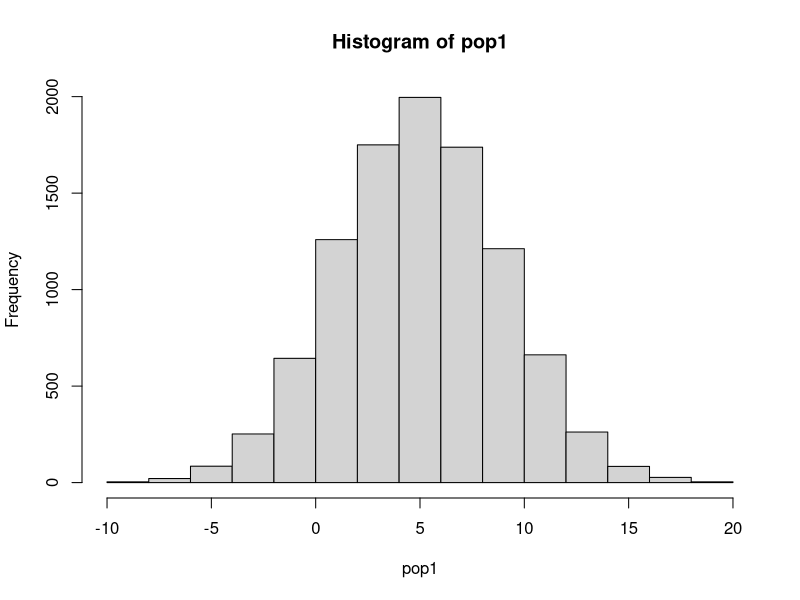
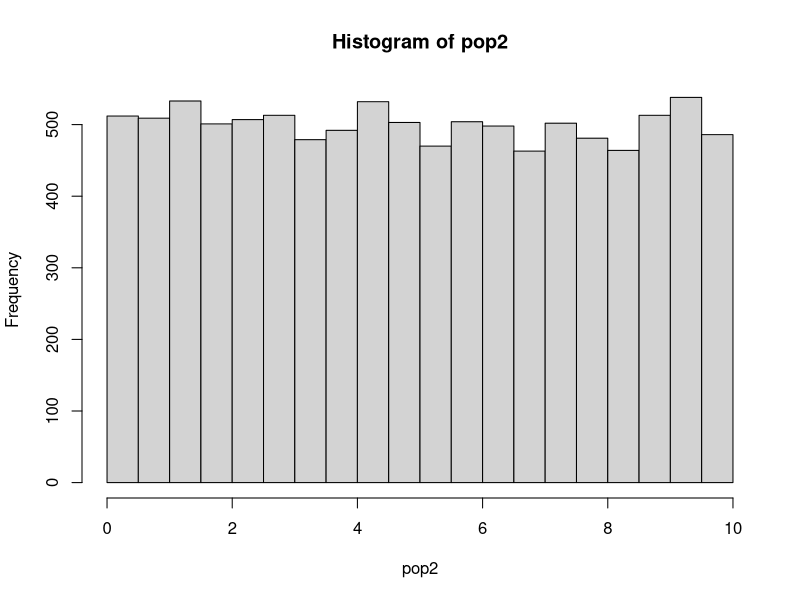
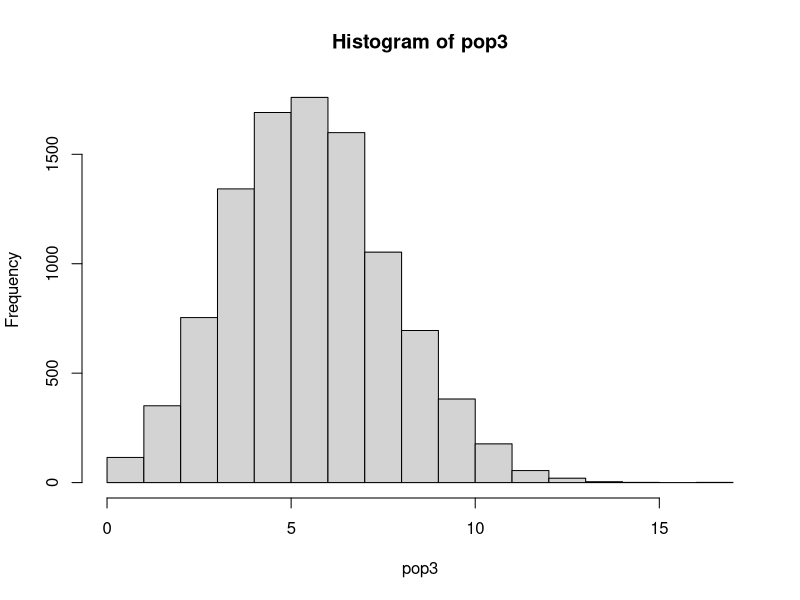
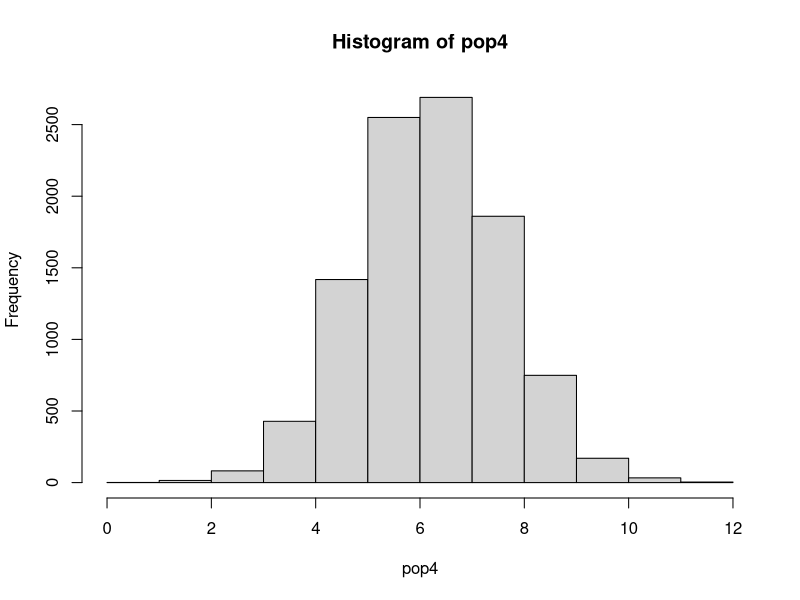
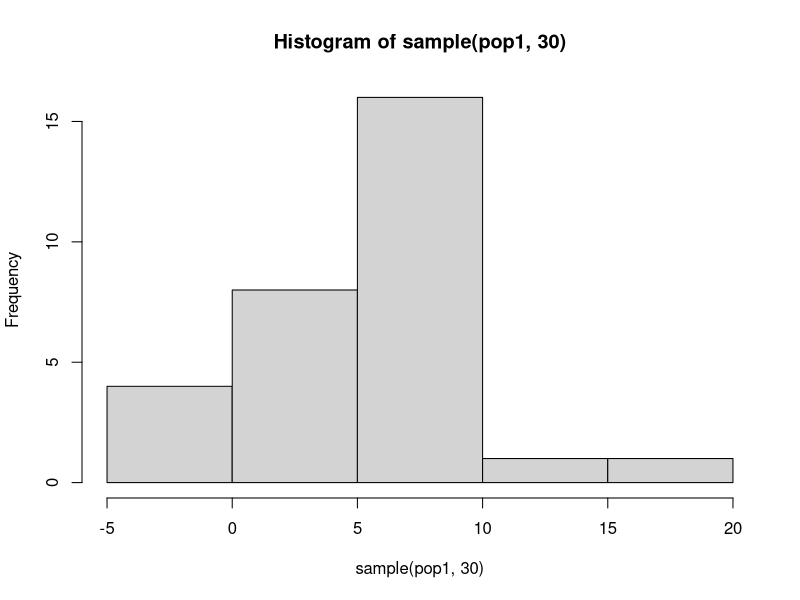
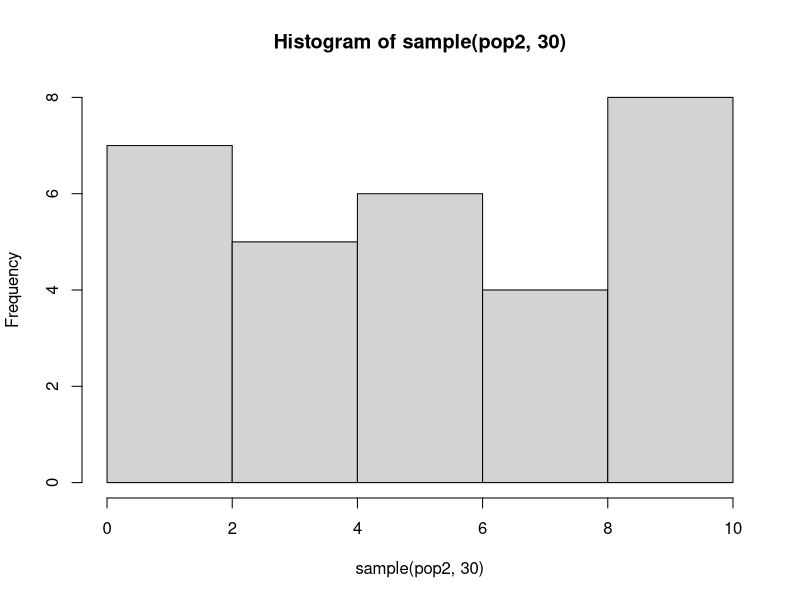
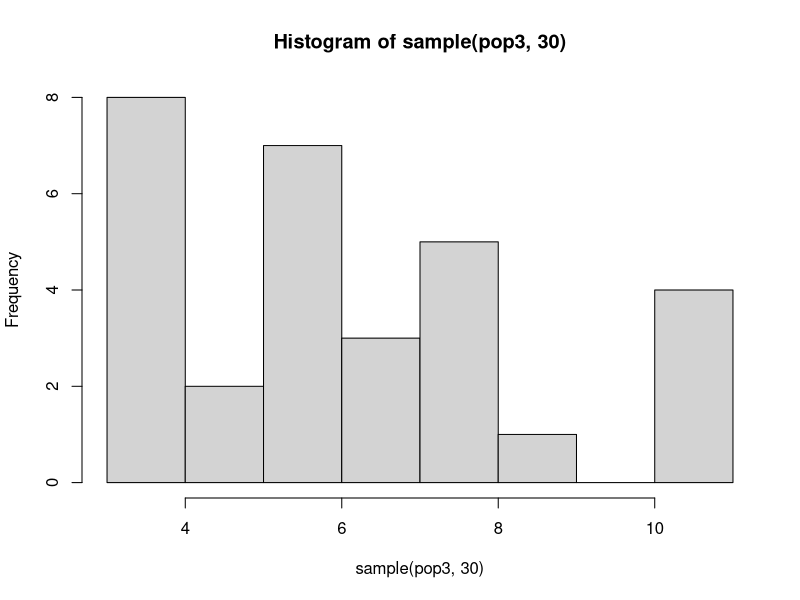
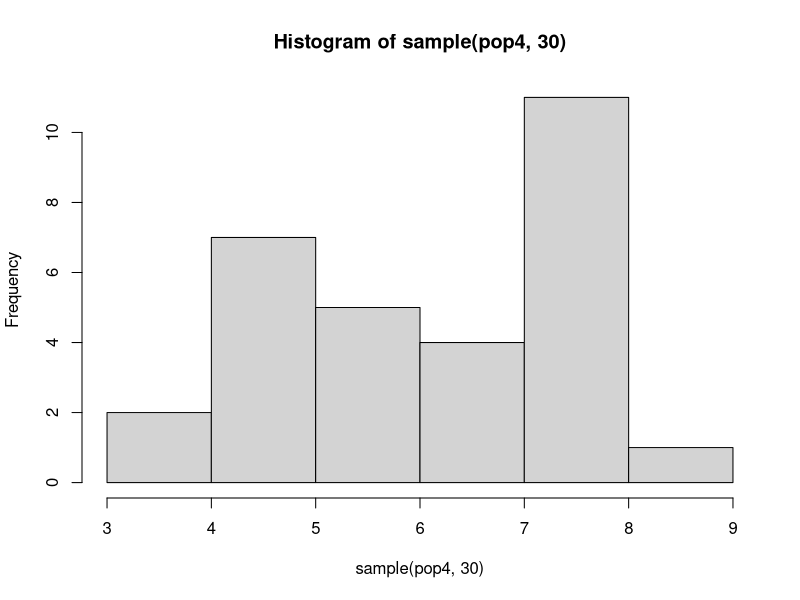

Write the R code that produced these figures, in order.
## ---- chunk 1
knitr::opts_chunk$set(echo = TRUE)
## ---- chunk 2
# This command sets the random seed for replicability
# (you only need to set this once in your .Rmd)
set.seed(7759)

# Generate your population vectors here
N <- 10000
pop1 <- rnorm(N, mean = 5, sd = 4)
hist(pop1)

pop2 <- runif(N, min = 0, max = 10)
hist(pop2)

pop3 <- rbinom(N, size = 30, p = 0.2)
hist(pop3)

pop4 <- 0.3*(rnorm(N, mean = 2, sd = 4)) + 0.7*(rnorm(N, mean = 8, sd = 1))
hist(pop4)

## ---- chunk 3
# create the sample.mean function here
sample.mean = function(pop, n, out.sample){
  if(out.sample == TRUE){
    print(sample(pop, n))
    print(mean(sample(pop, n)))
  }
  else{
    print(mean(sample(pop, n)))
  }
}
## ---- chunk 4
# draw random samples from pop1, ... pop4 here
sample.mean(pop1,30,TRUE)
sample.mean(pop2,30,FALSE)
sample.mean(pop3,30,TRUE)
sample.mean(pop4,30,TRUE)

## ---- chunk 5
# plot histograms for samples from pop1, ... pop4 here
hist(sample(pop1,30))
hist(sample(pop2,30))
hist(sample(pop3,30))
hist(sample(pop4,30))
## ---- chunk 6
# create samp.dist.mean here
samp.dist.mean = function(pop, n, K){
  res = rep(NA,K)
  for(i in 1:K){
    res[i] <- sample.mean(pop, n, out.sample = FALSE)
  }
  res

}

## ---- chunk 7
# Generate ExpPop.1, ExpPop.2, ExpPop.2, ExpPop.4 here
sample_ns = c(30,50,100,1000)
sample_pops = list(pop1,pop2,pop3,pop4)
ExpPop.1 = ExpPop.2 = ExpPop.3 = ExpPop.4 = matrix(data=NA, ncol = 5000, nrow = 4)
## ---- chunk 8
# Generate ExpPop.1, ExpPop.2, ExpPop.2, ExpPop.4 here

## ---- chunk 9
# write your function pi.MC
pi.MC <- function(r,n){
  x = runif(n, min = -r, max = r)
  y = runif(n, min = -r, max = r)
  
# number of points in circle and square
  point.in.circle = sum(x^2+y^2 <= r^2)
  point.in.square = n
  
  MC.pi = 4*(point.in.circle/point.in.square)
  return(MC.pi)
}
## ---- chunk 10
# your code to generate K experiments here
n1 = replicate(10000,pi.MC(r=1, n =100))
n2 = replicate(10000,pi.MC(r=1, n=500))
n3 = replicate(10000,pi.MC(r=1, n=1000))

colnames = c("n1","n1","n3" )
rownames = seq(1,10000,1)
m = matrix(data = c(n1,n2,n3),ncol = 3, byrow = FALSE, dimnames = list(rownames,colnames))
## ---- chunk 11
# your code here
hist(m[,1], main = "n = 100 sampling distribution", freq = FALSE)
hist(m[,2], main = "n = 500 sampling distribution", freq = FALSE)
hist(m[,3], main = "n = 1000 sampling distribution", freq = FALSE)
